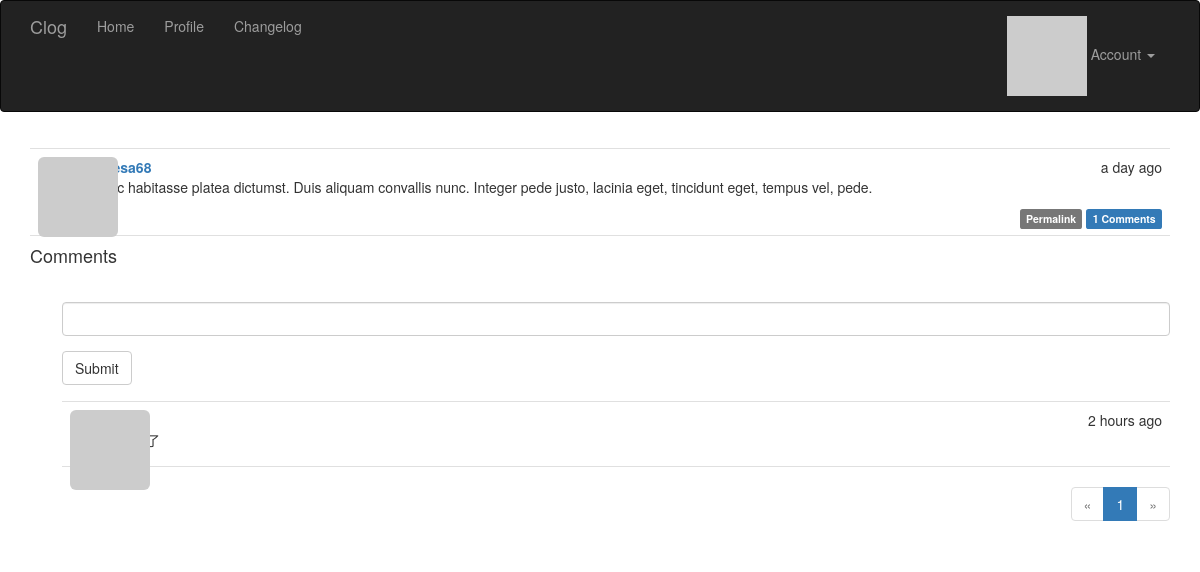
The app's page /post/85 (signed in) with its own data.
### app/models.py (models this page shows, shortened)
class Post(db.Model):
    __tablename__ = 'posts'
    id = db.Column(db.Integer, primary_key=True)
    body = db.Column(db.Text)
    timestamp = db.Column(db.DateTime, index=True, default=datetime.utcnow)
    author_id = db.Column(db.Integer, db.ForeignKey('users.id'))
    body_html = db.Column(db.Text)
    comments = db.relationship('Comment', backref='post', lazy='dynamic')

class User(UserMixin, db.Model):
    __tablename__ = 'users'
    id = db.Column(db.Integer, primary_key=True)
    username = db.Column(db.String(64), unique=True, index=True)
    email = db.Column(db.String(64), unique=True, index=True)
    role_id = db.Column(db.Integer, db.ForeignKey('roles.id'))
    password_hash = db.Column(db.String(128))
    confirmed = db.Column(db.Boolean, default=False)
    avatar_hash = db.Column(db.String(32))
    name = db.Column(db.String(64))
    location = db.Column(db.String(64))
    about_me = db.Column(db.Text)
    member_since = db.Column(db.DateTime(), default=datetime.utcnow)
    last_seen = db.Column(db.DateTime(), default=datetime.utcnow)
    posts = db.relationship('Post', backref='author', lazy='dynamic')
    followed = db.relationship('Follow',
                               foreign_keys=[Follow.follower_id],
                               backref=db.backref('follower', lazy='joined'),
                               lazy='dynamic',
                               cascade='all, delete-orphan')
    followers = db.relationship('Follow',
                                foreign_keys=[Follow.followed_id],
                                backref=db.backref('followed', lazy='joined'),
                                lazy='dynamic',
                                cascade='all, delete-orphan')
    comments = db.relationship('Comment', backref='author', lazy='dynamic')
    def can(self, permissions):
        return self.role is not None and (self.role.permissions & permissions) == permissions
    def is_administrator(self):
        return self.can(Permission.ADMINISTER)
    @property
    def password(self):
        raise AttributeError('password is not a readable attribute')
    def gravatar(self, size=100, default='identicon', rating='g'):
        if request.is_secure:
            url = 'https://secure.gravatar.com/avatar'
        else:
            url = 'https://www.gravatar.com/avatar'
        hash = self.avatar_hash or hashlib.md5(
            self.email.encode('utf-8')).hexdigest()
        return '{url}/{hash}?s={size}&d={default}&r={rating}'.format(
            url=url, hash=hash, size=size, default=default, rating=rating)
    def ping(self):
        self.last_seen = datetime.utcnow()
        db.session.add(self)

class Comment(db.Model):
    __tablename__ = 'comments'
    id = db.Column(db.Integer, primary_key=True)
    body = db.Column(db.Text)
    body_html = db.Column(db.Text)
    timestamp = db.Column(db.DateTime, index=True, default=datetime.utcnow)
    disabled = db.Column(db.Boolean)
    author_id = db.Column(db.Integer, db.ForeignKey('users.id'))
    post_id = db.Column(db.Integer, db.ForeignKey('posts.id'))

### app/main/views.py (the view, shortened to what this page needs)
@main.route('/post/<int:id>', methods=['GET', 'POST'])
def post(id):
    post = Post.query.get_or_404(id)
    form = CommentForm()
    page = request.args.get('page', 1, type=int)
    if page == -1:
        page = (post.comments.count() - 1) // \
            current_app.config['FLASKY_COMMENTS_PER_PAGE'] + 1
    pagination = post.comments.order_by(Comment.timestamp.asc()).paginate(
        page, per_page=current_app.config['FLASKY_COMMENTS_PER_PAGE'],
        error_out=False)
    comments = pagination.items
    return render_template('post.html', posts=[post], form=form,
                           comments=comments, pagination=pagination)

### app/main/forms.py
class CommentForm(FlaskForm):
    body = StringField('', validators=[Required()])
    submit = SubmitField('Submit')

### app/auth/views.py (called while the page is built)
@auth.before_app_request
def before_request():
    if current_user.is_authenticated:
        current_user.ping()
        if not current_user.confirmed \
                and request.endpoint[:5] != 'auth.' \
                and request.endpoint != 'static':
            return redirect(url_for('auth.unconfirmed'))

### app/main/__init__.py (called while the page is built)
@main.app_context_processor
def inject_permissions():
    return dict(Permission=Permission)

### app/models.py (called while the page is built)
@login_manager.user_loader
def load_user(user_id):
    return User.query.get(int(user_id))

### app/templates/post.html (shortened to what this page needs)
{% extends "base.html" %}
{% import "bootstrap/wtf.html" as wtf %}
{% import "_macros.html" as macros %}
{% block page_content %}
{% include '_posts.html' %}
<h4 id="comments">Comments</h4>
{% if current_user.can(Permission.COMMENT) %}
<div class="comment-form">
    {{ wtf.quick_form(form) }}
</div>
{% endif %}
{% include '_comments.html' %}
{% if pagination %}
<div class="pagination">
    {{ macros.pagination_widget(pagination, '.post', fragment='#comments', id=posts[0].id) }}
</div>
{% endif %}
{% endblock %}

### app/templates/_posts.html (shortened to what this page needs)
<ul class="posts">
    {% for post in posts %}
    <li class="post">
        <div class="post-thumbnail">
            <a href="{{ url_for('.user', username=post.author.username) }}">
                <img class="img-rounded profile-thumbnail" src="{{ post.author.gravatar(size=40) }}">
            </a>
        </div>
        <div class="post-content">
            <div class="post-date">{{ moment(post.timestamp).fromNow() }}</div>
            <div class="post-author"><a href="{{ url_for('.user', username=post.author.username) }}">{{ post.author.username }}</a></div>
            <div class="post-body">
                {% if post.body_html %}
                    {{ post.body_html | safe }}
                {% else %}
                    {{ post.body }}
                {% endif %}
            </div>
            <div class="post-footer">
                <a href="{{ url_for('.post', id=post.id) }}">
                    <span class="label label-default">Permalink</span>
                </a>
                <a href="{{ url_for('.post', id=post.id) }}#comments">
                    <span class="label label-primary">{{ post.comments.count() }} Comments</span>
                </a>
            </div>
        </div>
    </li>
    {% endfor %}
</ul>

### app/templates/_comments.html (shortened to what this page needs)
<ul class="comments">
    {% for comment in comments %}
    <li class="comment">
        <div class="comment-thumbnail">
            <a href="{{ url_for('.user', username=comment.author.username) }}">
                <img class="img-rounded profile-thumbnail" src="{{ comment.author.gravatar(size=40) }}">
            </a>
        </div>
        <div class="comment-content">
            <div class="comment-date">{{ moment(comment.timestamp).fromNow() }}</div>
            <div class="comment-author"><a href="{{ url_for('.user', username=comment.author.username) }}">{{ comment.author.username }}</a></div>
            <div class="comment-body">
            </div>
        </div>
    </li>
    {% endfor %}
</ul>

### app/static/styles.css (style rules this page uses)
.profile-thumbnail { position: absolute; }
ul.posts { list-style-type: none; padding: 0px; margin: 16px 0px 0px 0px; border-top: 1px solid #e0e0e0; }
ul.posts li.post { padding: 8px; border-bottom: 1px solid #e0e0e0; }
div.post-date { float: right; }
div.post-author { font-weight: bold; }
div.post-thumbnail { position: absolute; }
div.post-content { margin-left: 48px; min-height: 48px; }
div.post-footer { text-align: right; }
ul.comments { list-style-type: none; padding: 0px; margin: 16px 0px 0px 0px; }
ul.comments li.comment { margin-left: 32px; padding: 8px; border-bottom: 1px solid #e0e0e0; }
ul.comments li.comment:nth-child(1) { border-top: 1px solid #e0e0e0; }
div.comment-date { float: right; }
div.comment-author { font-weight: bold; }
div.comment-thumbnail { position: absolute; }
div.comment-content { margin-left: 48px; min-height: 48px; }
div.comment-form { margin: 16px 0px 16px 32px; }
div.pagination { width: 100%; text-align: right; padding: 0px; margin: 0px; }

### records on screen
Post: timestamp "a day ago", author.username "theresa68", body_html "In hac habitasse platea dictumst. Duis aliquam convallis nunc. Integer pede justo, lacinia eget, tincidunt eget, tempus vel, pede.", comments.count "1"
Comment: timestamp "2 hours ago"

### other values on screen
{{ p }} "1"
